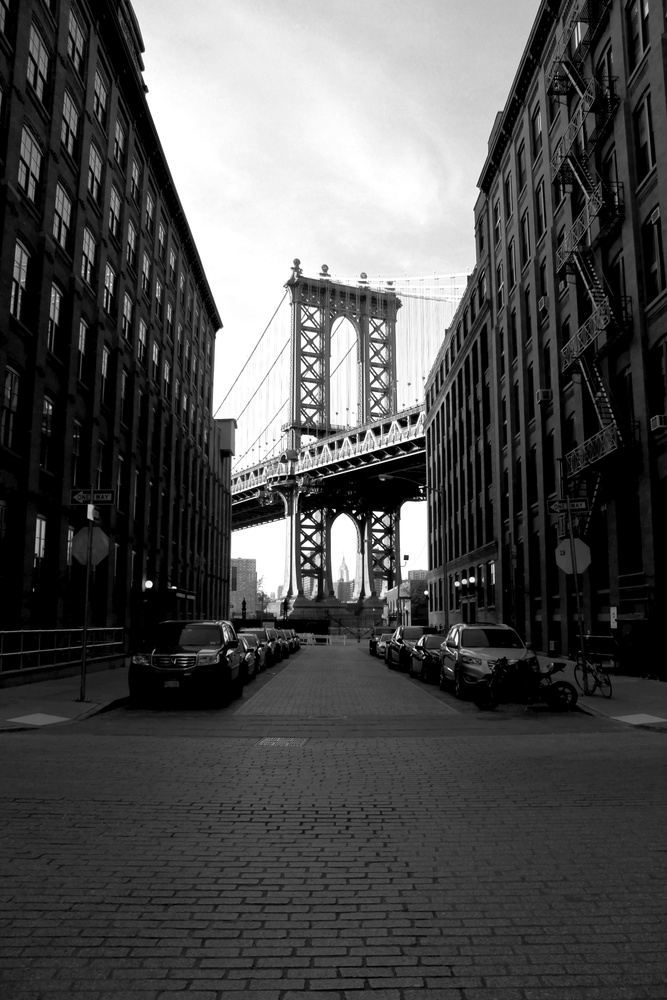
#> input picture image.jpg, 667 x 1000 px, shrunk from 3456 x 5184 before the run
$ jupyter execute '1RUA24CSE0516 VARSHA SHIVANAND K_CV_ASSIGNMENT.ipynb'
#> lines starting #> are read from the running program, lines starting #| are printed output that depends on the picture
# **CV ASSIGNMENT**
**Name:** Varsha Shivanand K

**USN:** 1RUA24CSE0516

B.Tech 5th Semester - Section F

# **1.5 Application Problems -**

## **1) High-Boost Filtering**

Implement a high-boost filtering system that enhances high-frequency components while retaining part of the original image:

$$
f_{hb} = (A - 1)f_{orig} + f_{sharpened}
$$

[cell 1]
import cv2
import numpy as np
import matplotlib.pyplot as plt

# Load image in grayscale
img = cv2.imread("image.jpg", 0)
#> img: shape (1000, 667); min 0, max 255, mean 79.1

if img is None:
    raise FileNotFoundError("Image not found. Check the file path.")

img = img.astype(np.float32)

plt.figure(figsize=(6, 5))
plt.imshow(img, cmap='gray')
plt.title("Original Image")
plt.axis("off")
plt.show()

Extract high-frequency detail via Gaussian blur subtraction

[cell 2]
# Apply Gaussian blur
blurred = cv2.GaussianBlur(img, (5, 5), 0)

# Extract high-frequency component
high_freq = img - blurred
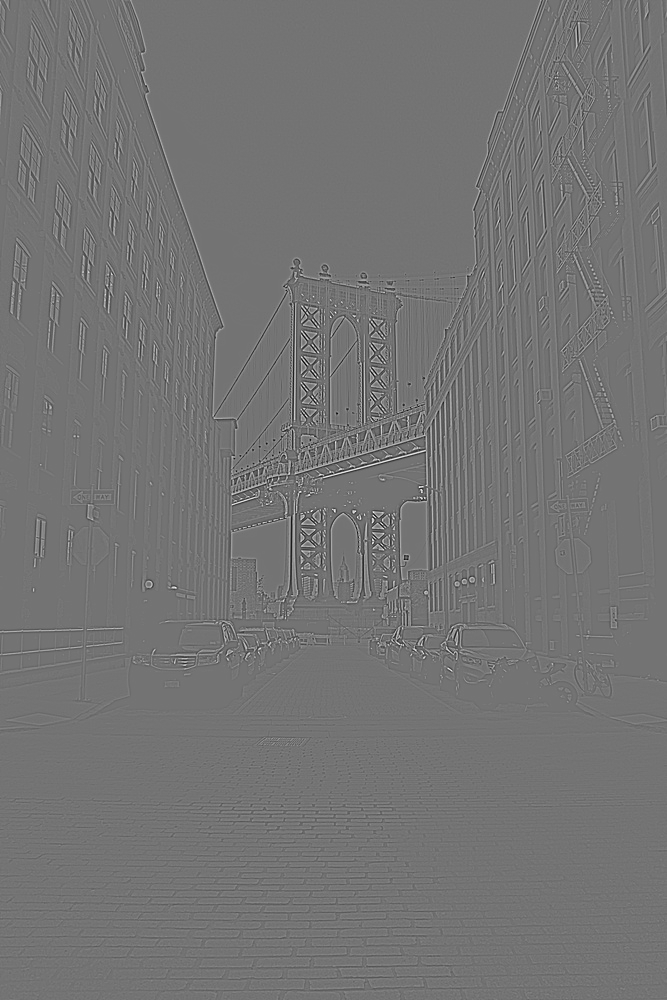
#> high_freq: shape (1000, 667) float32; min -110.3, max 132.3, mean 0; drawn with min black and max white

plt.figure(figsize=(12, 5))

plt.subplot(1, 2, 1)
plt.imshow(blurred, cmap='gray')
plt.title("Gaussian Blurred Image")
plt.axis("off")

plt.subplot(1, 2, 2)
plt.imshow(high_freq, cmap='gray')
plt.title("High-Frequency Component")
plt.axis("off")

plt.tight_layout()
plt.show()
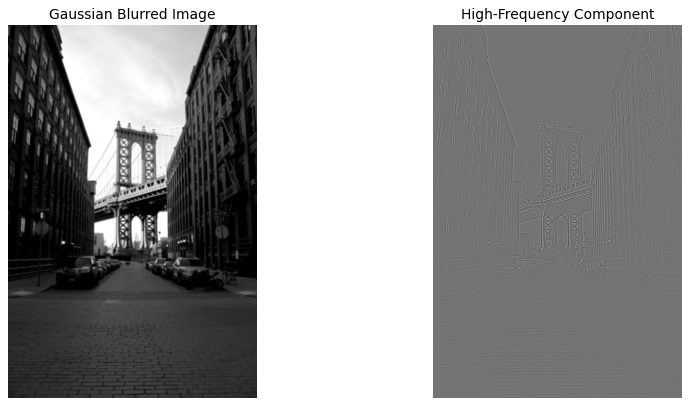
#> figure drawn by matplotlib, 2 panels

[cell 3]
# Create sharpened image
sharpened = img + high_freq
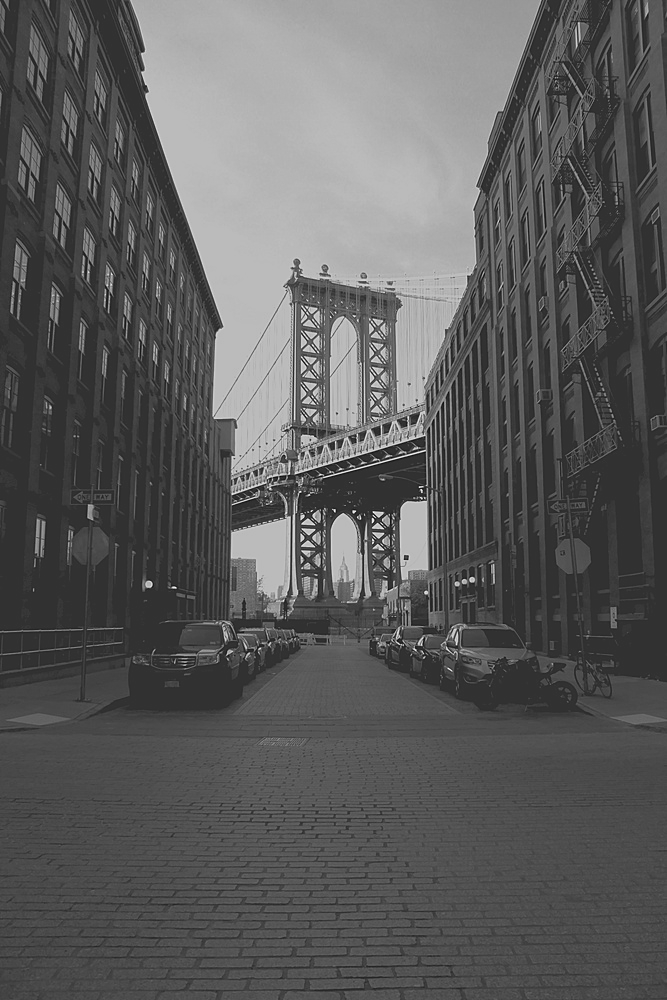
#> sharpened: shape (1000, 667) float32; min -92.17, max 380.3, mean 79.1; drawn with min black and max white

# Clip to valid image range
sharpened = np.clip(sharpened, 0, 255)

plt.figure(figsize=(12, 5))

plt.subplot(1, 2, 1)
plt.imshow(img, cmap='gray')
plt.title("Original Image")
plt.axis("off")

plt.subplot(1, 2, 2)
plt.imshow(sharpened, cmap='gray')
plt.title("Sharpened Image")
plt.axis("off")

plt.tight_layout()
plt.show()
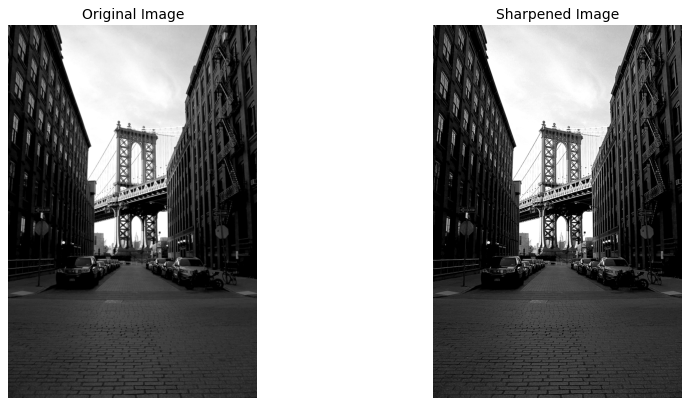
#> figure drawn by matplotlib, 2 panels

Apply high-boost formula
$$
f_{hb} = (A - 1)f_{orig} + f_{sharpened}
$$

[cell 4]
# High-boost filtering
A = 2.0

high_boost = (A - 1) * img + sharpened

# Keeping pixel values within valid range
high_boost = np.clip(high_boost, 0, 255)
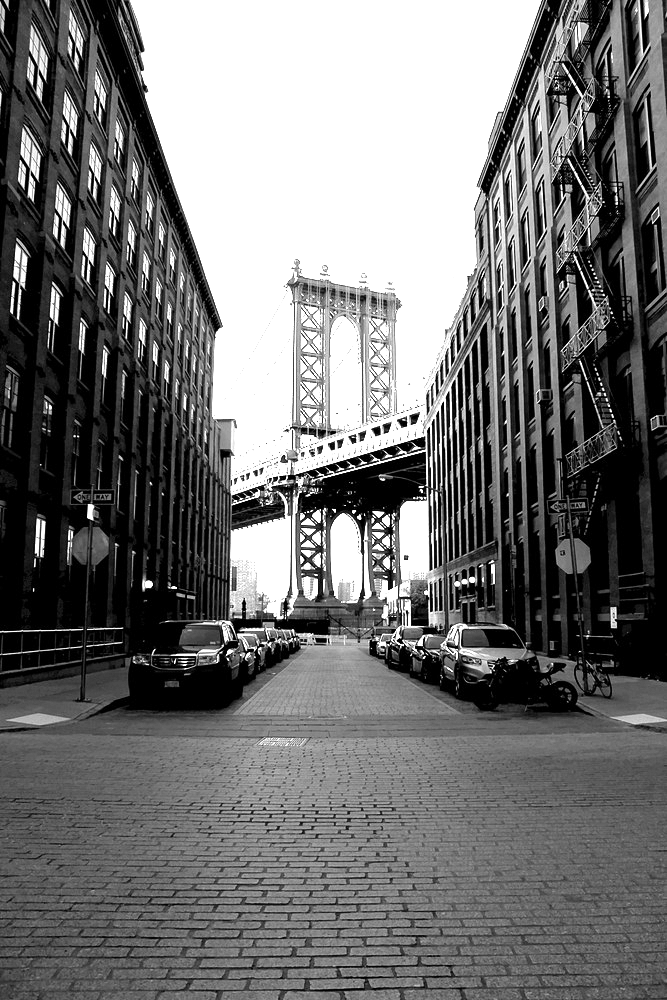
#> high_boost: shape (1000, 667) float32; min 0, max 255, mean 115.4

plt.figure(figsize=(12, 5))

plt.subplot(1, 2, 1)
plt.imshow(img, cmap='gray')
plt.title("Original Image")
plt.axis("off")

plt.subplot(1, 2, 2)
plt.imshow(high_boost, cmap='gray')
plt.title(f"High-Boost Result (A = {A})")
plt.axis("off")

plt.tight_layout()
plt.show()

[cell 5]
A_values = [1.0, 1.5, 2.0, 3.0]

plt.figure(figsize=(12, 8))

for i, A in enumerate(A_values):

    result = (A - 1) * img + sharpened

    result = np.clip(result, 0, 255)

    plt.subplot(2, 2, i + 1)
    plt.imshow(result, cmap='gray')
    plt.title(f"High-Boost Result (A = {A})")
    plt.axis("off")
#> this loop made 4 passes
#> pass 2, `result = np.clip(result, 0, 255)`:
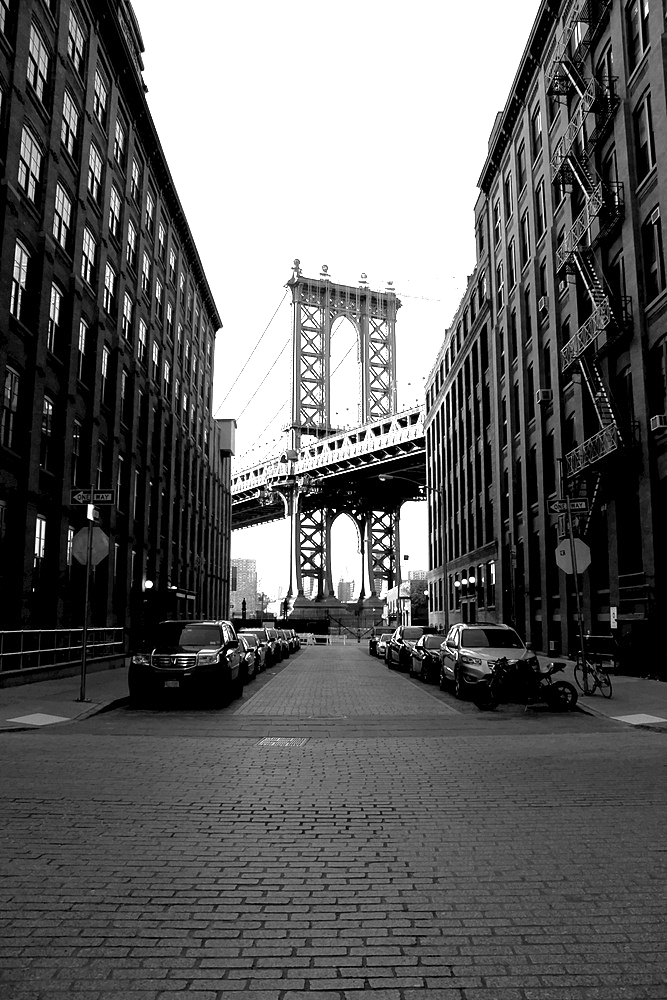
#> result: shape (1000, 667) float32; min 0, max 255, mean 99.5

plt.tight_layout()
plt.show()
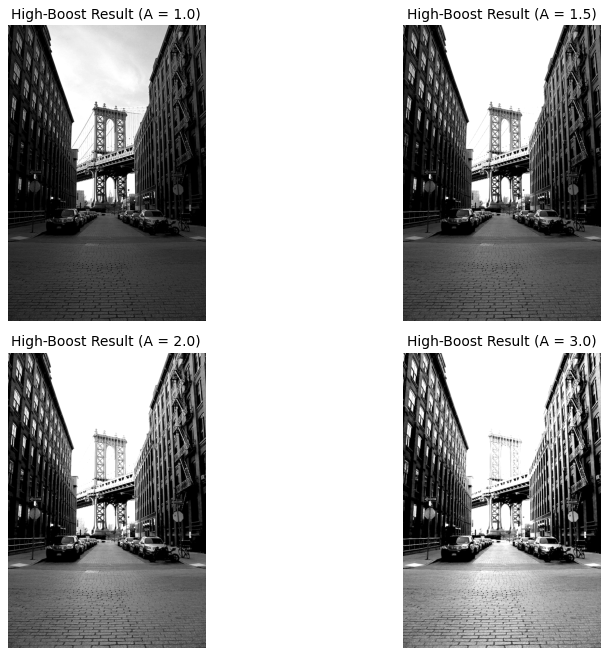
#> figure drawn by matplotlib, 4 panels

## Result
The high-boost filtering technique enhances the high-frequency components of the image while retaining the original image information. As the value of (A) increases, the contribution of the original image increases, producing stronger enhancement and sharper details. Very high values of (A) may cause excessive sharpening or intensity saturation.

#**2) Adaptive Local Enhancement**
Write a script that applies **Gamma correction locally**, using different $\gamma$ values for **dark and bright sub-regions** of an image.

[cell 6]
# Normalize image to [0, 1]
normalized = img / 255.0

plt.figure(figsize=(6, 5))
plt.imshow(normalized, cmap='gray')
plt.title("Normalized Image")
plt.axis("off")
plt.show()

A lower gamma value is applied to dark local regions to enhance their brightness, while a higher gamma value is applied to bright local regions to reduce excessive brightness.

[cell 7]
gamma_dark = 0.5
gamma_bright = 1.5

Divide image into blocks, apply different gamma based on local brightness

[cell 8]
# Local block size
block_size = 32

h, w = normalized.shape
#> h = 1000; w = 667

# Output image
result = np.zeros_like(normalized)

for y in range(0, h, block_size):
    for x in range(0, w, block_size):

        # Extracting local block
        block = normalized[y:y+block_size, x:x+block_size]

        # Calculating local mean intensity
        local_mean = np.mean(block)

        # Selecting gamma based on local brightness
        if local_mean < 0.5:
            gamma = gamma_dark
        else:
            gamma = gamma_bright

        # Gamma correction
        result[y:y+block.shape[0],
               x:x+block.shape[1]] = block ** gamma
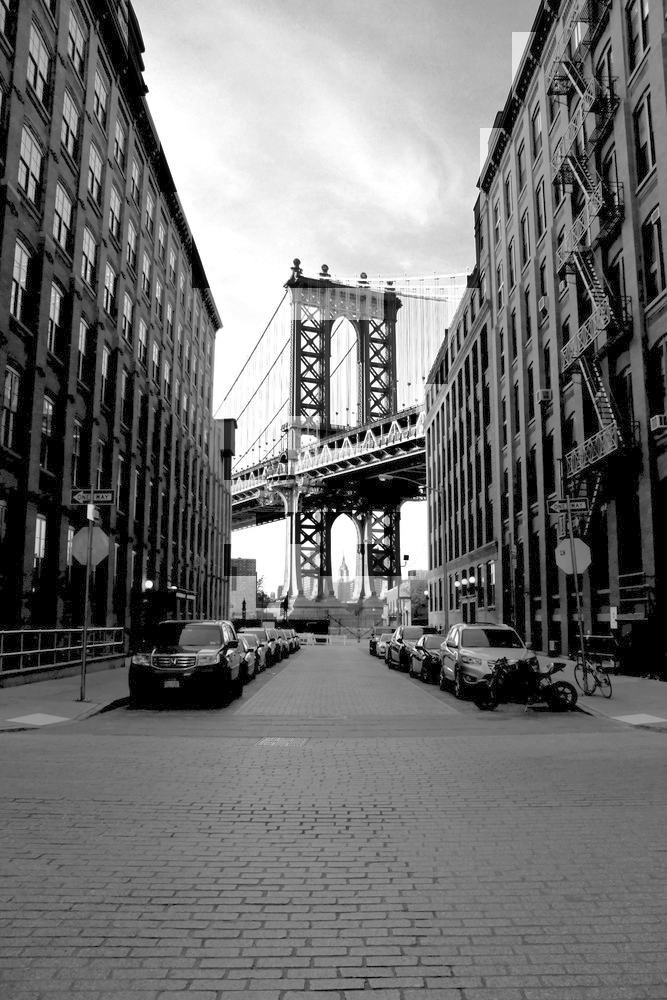
#> result: shape (1000, 667) float32; min 0, max 1, mean 0.447

# Conversion to 8-bit
result_uint8 = np.uint8(result * 255)

[cell 9]
plt.figure(figsize=(12, 5))

plt.subplot(1, 2, 1)
plt.imshow(img, cmap='gray')
plt.title("Original Image")
plt.axis("off")

plt.subplot(1, 2, 2)
plt.imshow(result_uint8, cmap='gray')
plt.title("Adaptive Local Enhancement")
plt.axis("off")

plt.tight_layout()
plt.show()
